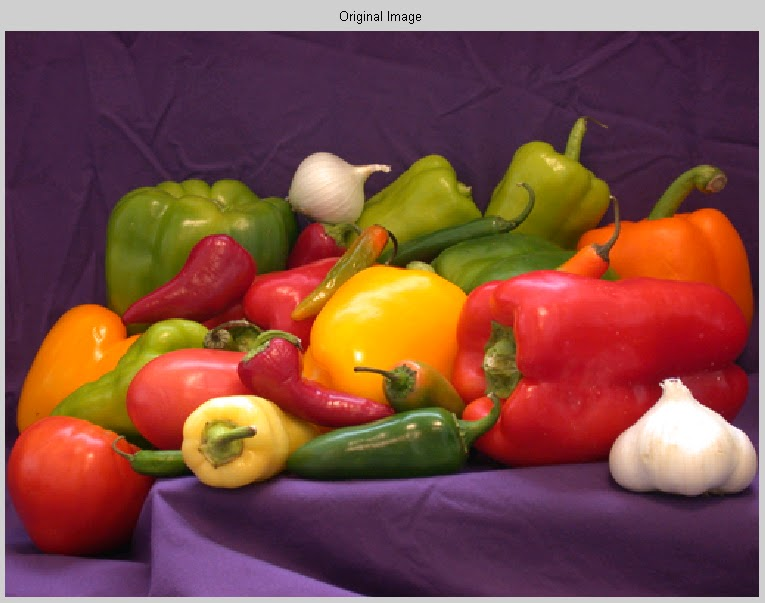
#> input picture Pictures/picture2.jpg, 765 x 603 px, found by its file name
$ python TuzBiberGurultuHistogram.py
#> lines starting #> are read from the running program, lines starting #| are printed output that depends on the picture; after the words box and inside, x2 and y2 are one past the last pixel; in counts of white or black regions, pixels touching at a corner belong together
import random
import numpy as np
import pathlib
import cv2
from pathlib import Path
from matplotlib import pyplot as plt

#Tuz-Biber Gürültüsü Ekleme-Histogram

print(cv2.__version__)

path = str(Path(pathlib.Path().absolute()).parents[0])
path+="\\Pictures"

def add_noise(image):
    # Getting the dimensions of the image
    row, col = image.shape

    # Randomly pick some pixels in the
    # image for coloring them white
    # Pick a random number between 300 and 10000
    number_of_pixels = random.randint(300, 10000)
    for i in range(number_of_pixels):
        # Pick a random y coordinate
        y_coord = random.randint(0, row - 1)

        # Pick a random x coordinate
        x_coord = random.randint(0, col - 1)

        # Color that pixel to white
        image[y_coord][x_coord] = 255

    # Randomly pick some pixels in
    # the image for coloring them black
    # Pick a random number between 300 and 10000
    number_of_pixels = random.randint(300, 10000)
    for i in range(number_of_pixels):
        # Pick a random y coordinate
        y_coord = random.randint(0, row - 1)

        # Pick a random x coordinate
        x_coord = random.randint(0, col - 1)

        # Color that pixel to black
        image[y_coord][x_coord] = 0

    return image

image = cv2.imread(path+'\\picture2.jpg',cv2.IMREAD_GRAYSCALE) #0
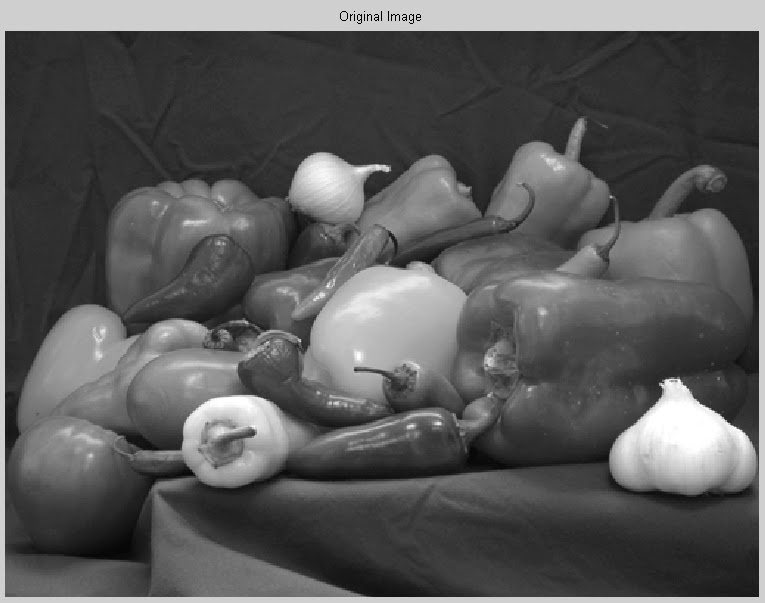
#> image: shape (603, 765); min 0, max 255, mean 90.1
cv2.imshow('Orijinal',image)
cv2.waitKey(0)
cv2.destroyAllWindows()

hist,bins = np.histogram(image.flatten(),256,[0,256])
#> hist = 256 values, max 27038 at index 207, min 11 at index 3, mean 1801.9; bins = 257 values from 0 to 256
cdf = hist.cumsum()
#> cdf = 256 values from 116 to 461295
cdf_normalized = cdf * float(hist.max()) / cdf.max()
#> cdf_normalized = 256 values from 6.8 to 27038
plt.plot(cdf_normalized, color = 'b')
plt.hist(image.flatten(),256,[0,256], color = 'b')
plt.xlim([0,256])
plt.legend(('cdf','histogram'), loc = 'upper left')
plt.show()
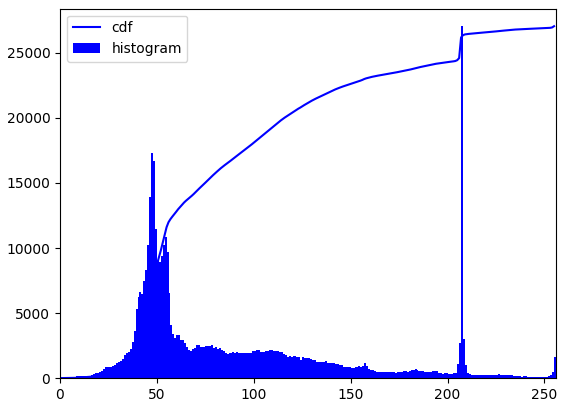
#> figure drawn by matplotlib, 1 panel; tallest bar 27038 high, from x = 207 to 208; curve peaks at x = 255, y = 27038

salt_and_pepper_image=add_noise(image)
#> after the loop in add_noise, `for i in range(number_of_pixels):`:
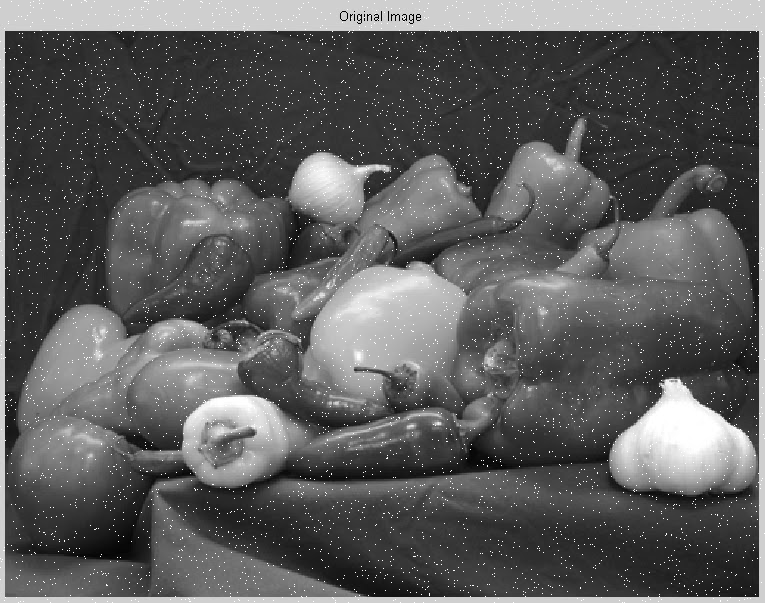
#> image: shape (603, 765); 1.42% of pixels changed, all inside (x1, y1, x2, y2) = (0, 0, 765, 603)
#> after the loop in add_noise, `for i in range(number_of_pixels):`:
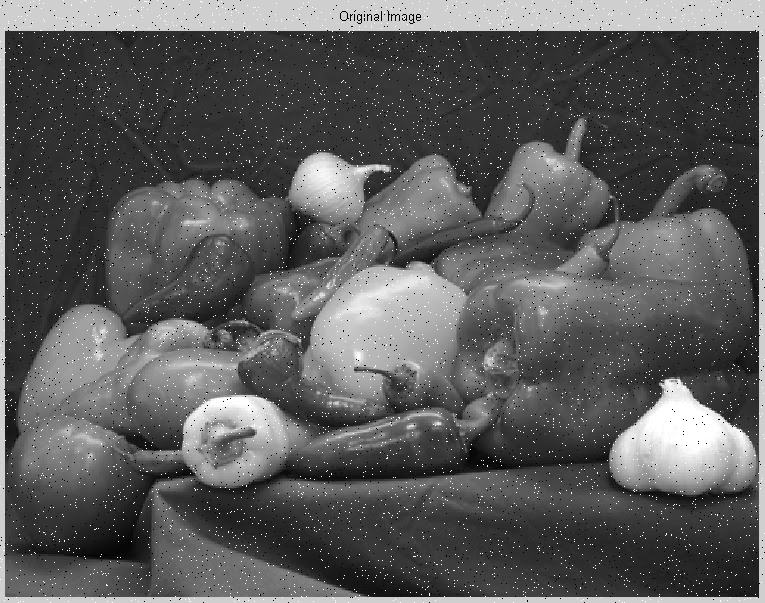
#> image: shape (603, 765); 0.78% of pixels changed, all inside (x1, y1, x2, y2) = (0, 0, 765, 603)
cv2.imshow('Salt and Pepper',salt_and_pepper_image)
cv2.waitKey(0)
cv2.destroyAllWindows()

hist,bins = np.histogram(salt_and_pepper_image.flatten(),256,[0,256])
#> hist = 256 values, max 26417 at index 207, min 10 at index 3, mean 1801.9
cdf = hist.cumsum()
#> cdf = 256 values from 3690 to 461295
cdf_normalized = cdf * float(hist.max()) / cdf.max()
#> cdf_normalized = 256 values from 211.3 to 26417
plt.plot(cdf_normalized, color = 'b')
plt.hist(salt_and_pepper_image.flatten(),256,[0,256], color = 'b')
plt.xlim([0,256])
plt.legend(('cdf','histogram'), loc = 'upper left')
plt.show()
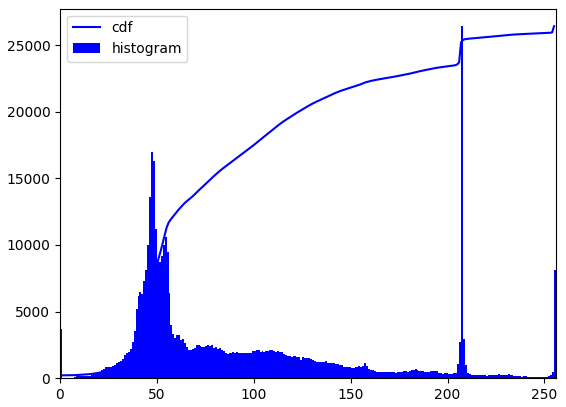
#> figure drawn by matplotlib, 1 panel; tallest bar 26417 high, from x = 207 to 208; curve peaks at x = 255, y = 26417

$ run again, with Pictures/picture1.jpg copied over Pictures/picture2.jpg
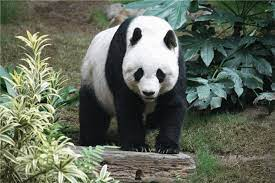
#> input picture Pictures/picture1.jpg, 275 x 183 px, found by its file name
#> `hist,bins = np.histogram(image.flatten(),256,[0,256])`: hist = 256 values, max 533 at index 21, min 16 at index 1, mean 196.6; bins = 257 values from 0 to 256
#> `cdf = hist.cumsum()`: cdf = 256 values from 103 to 50325
#> `cdf_normalized = cdf * float(hist.max()) / cdf.max()`: cdf_normalized = 256 values from 1.09 to 533
#> after the loop in add_noise, `for i in range(number_of_pixels):`:
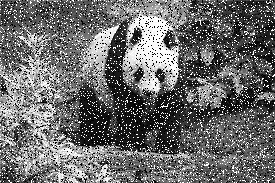
#> image: shape (183, 275); min 0, max 255, mean 107.1
#> `hist,bins = np.histogram(salt_and_pepper_image.flatten(),256,[0,256])`: hist = 256 values, max 5675 at index 255, min 13 at index 1, mean 196.6
#> `cdf = hist.cumsum()`: cdf = 256 values from 5412 to 50325
#> `cdf_normalized = cdf * float(hist.max()) / cdf.max()`: cdf_normalized = 256 values from 610.3 to 5675
#> `plt.show()`:
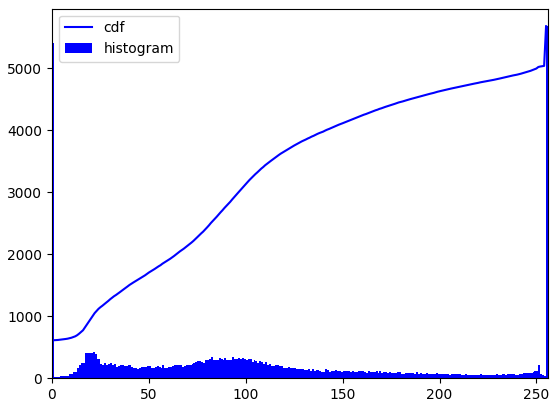
#> figure drawn by matplotlib, 1 panel; tallest bar 5675 high, from x = 255 to 256; curve peaks at x = 255, y = 5675

$ run again, with Pictures/picture3.jpg copied over Pictures/picture2.jpg
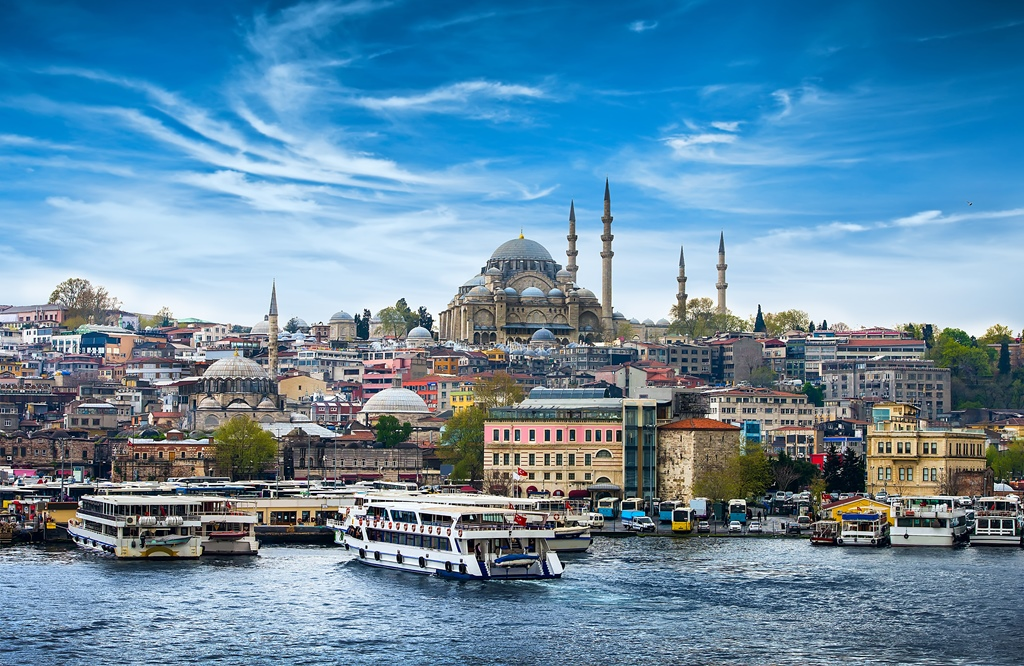
#> input picture Pictures/picture3.jpg, 1024 x 666 px, found by its file name
#> `hist,bins = np.histogram(image.flatten(),256,[0,256])`: hist = 256 values, max 5371 at index 91, min 244 at index 251, mean 2664; bins = 257 values from 0 to 256
#> `cdf = hist.cumsum()`: cdf = 256 values from 973 to 681984
#> `cdf_normalized = cdf * float(hist.max()) / cdf.max()`: cdf_normalized = 256 values from 7.66 to 5371
#> after the loop in add_noise, `for i in range(number_of_pixels):`:
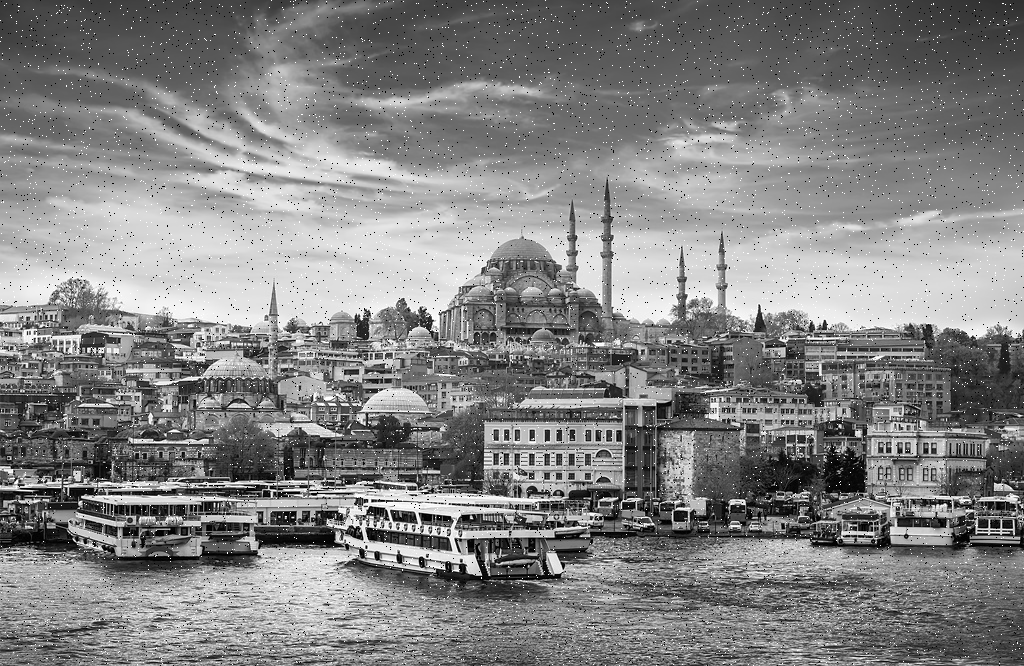
#> image: shape (666, 1024); min 0, max 255, mean 130.8
#> `hist,bins = np.histogram(salt_and_pepper_image.flatten(),256,[0,256])`: hist = 256 values, max 7065 at index 255, min 239 at index 251, mean 2664
#> `cdf = hist.cumsum()`: cdf = 256 values from 6594 to 681984
#> `cdf_normalized = cdf * float(hist.max()) / cdf.max()`: cdf_normalized = 256 values from 68.31 to 7065
#> `plt.show()`:
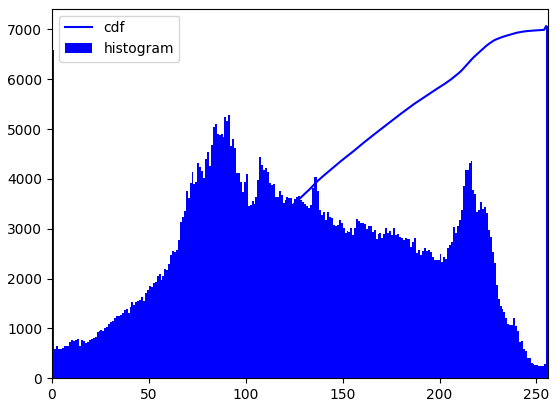
#> figure drawn by matplotlib, 1 panel; tallest bar 7065 high, from x = 255 to 256; curve peaks at x = 255, y = 7065

$ run again, with Pictures/picture8.jpg copied over Pictures/picture2.jpg
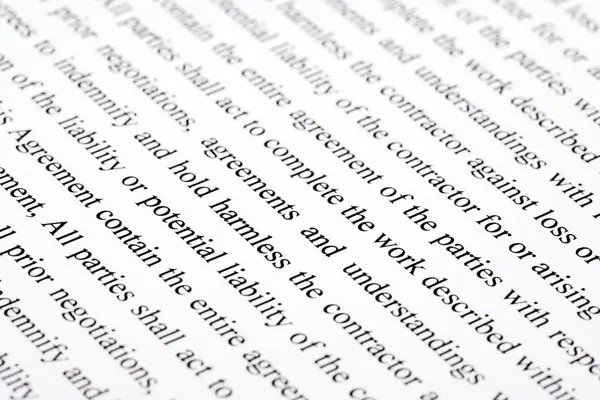
#> input picture Pictures/picture8.jpg, 600 x 400 px, found by its file name
#> `hist,bins = np.histogram(image.flatten(),256,[0,256])`: hist = 256 values, max 42946 at index 253, min 23 at index 67, mean 937.5; bins = 257 values from 0 to 256
#> `cdf = hist.cumsum()`: cdf = 256 values from 874 to 240000
#> `cdf_normalized = cdf * float(hist.max()) / cdf.max()`: cdf_normalized = 256 values from 156.4 to 42946
#> after the loop in add_noise, `for i in range(number_of_pixels):`:
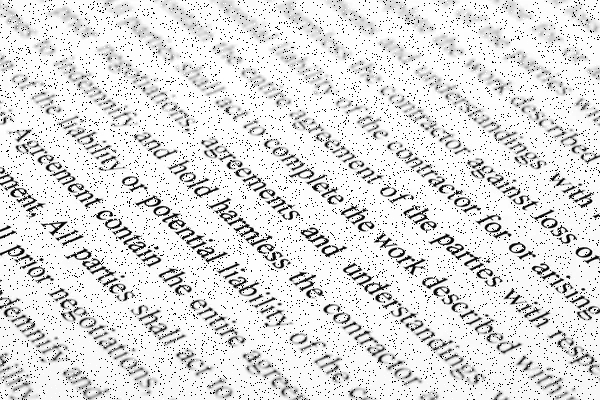
#> image: shape (400, 600); min 0, max 255, mean 223.7
#> `hist,bins = np.histogram(salt_and_pepper_image.flatten(),256,[0,256])`: hist = 256 values, max 40030 at index 253, min 20 at index 89, mean 937.5
#> `cdf = hist.cumsum()`: cdf = 256 values from 10449 to 240000
#> `cdf_normalized = cdf * float(hist.max()) / cdf.max()`: cdf_normalized = 256 values from 1742.8 to 40030
#> `plt.show()`:
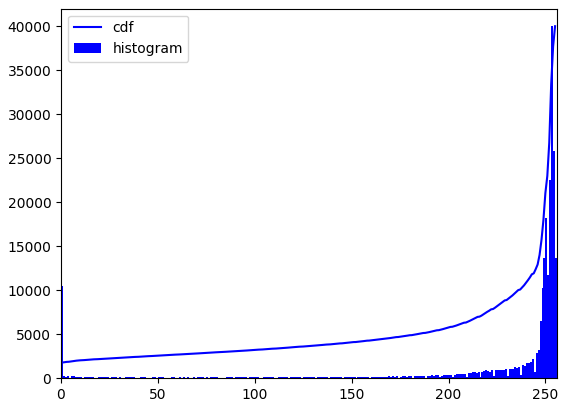
#> figure drawn by matplotlib, 1 panel; tallest bar 40030 high, from x = 253 to 254; curve peaks at x = 255, y = 40030
